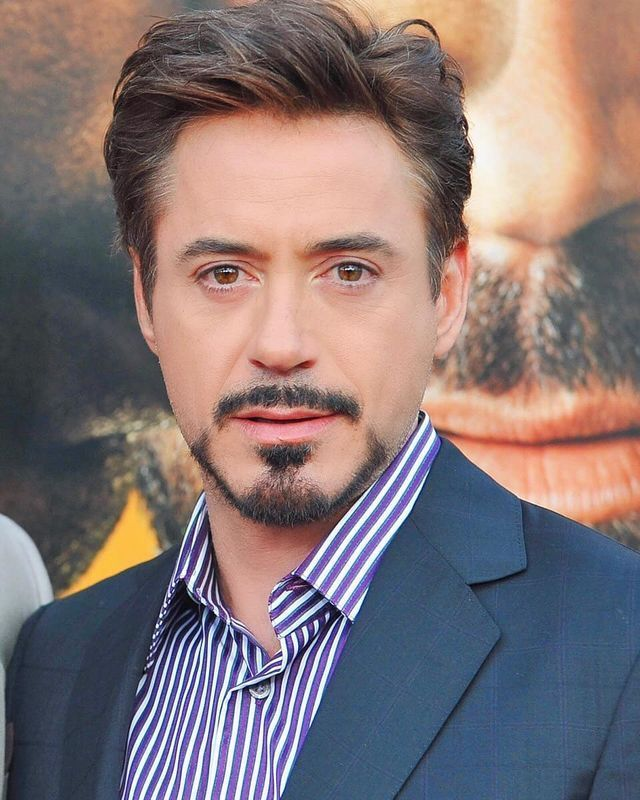
#> input picture Robert.jpg, 640 x 800 px
$ python -i caricatura.py   (imports and definitions only)   (older library calls are emulated)
#> lines starting #> are read from the running program, lines starting #| are printed output that depends on the picture
#> further down, picture is the input picture: shape (800, 640, 3); mean B, G, R 117.7, 116.4, 131.8
import cv2
import numpy as np
import random
import mediapipe as mp

# ---------------------------
# Configuración MediaPipe
# ---------------------------
mp_face_mesh = mp.solutions.face_mesh
# >>> CAMBIO: landmarks más estables con refine_landmarks y leves umbrales de confianza
# [6 lines that did not run here, left out]

# [10 lines left out: function get_landmarks, not called in this run]

# >>> CAMBIO: utilidad pequeña para normalizar por escala facial
def interpupillary(lm):
    # puntos laterales de los ojos: 33 y 263 (FaceMesh 468)
    return float(np.linalg.norm(lm[33] - lm[263])) + 1e-6

# [113 lines left out: functions draw_landmarks_points, warp_image, apply_effects_caricature, compute_fitness_caricature, not called in this run]

# >>> CAMBIO: componente de nitidez (Tenengrad/Sobel) para premiar bordes limpios
def edge_nitidez_score(img):
    gray = cv2.cvtColor(img, cv2.COLOR_BGR2GRAY)
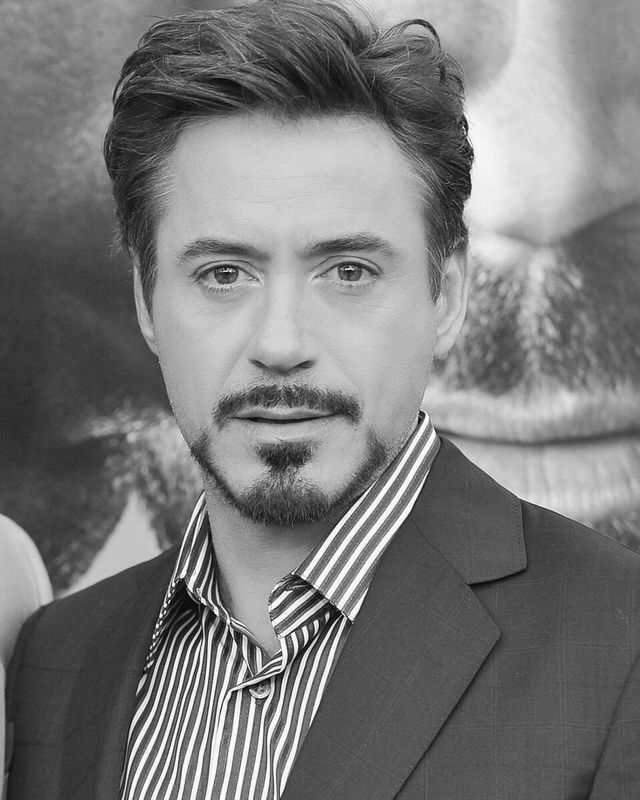
#> gray: shape (800, 640); min 1, max 255, mean 121.1
    gray = cv2.GaussianBlur(gray, (3, 3), 0)
    gx = cv2.Sobel(gray, cv2.CV_32F, 1, 0, ksize=3)
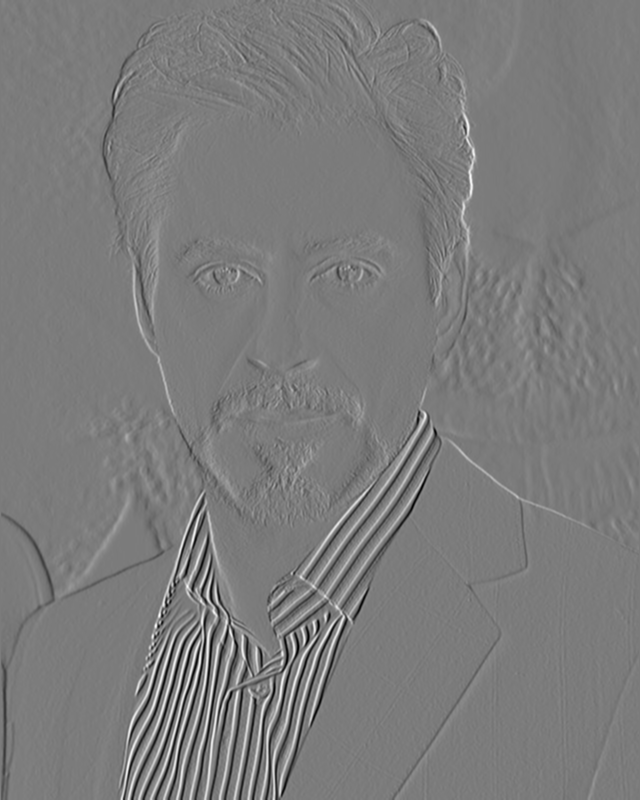
#> gx: shape (800, 640) float32; min -590, max 624, mean 0; drawn with min black and max white
    gy = cv2.Sobel(gray, cv2.CV_32F, 0, 1, ksize=3)
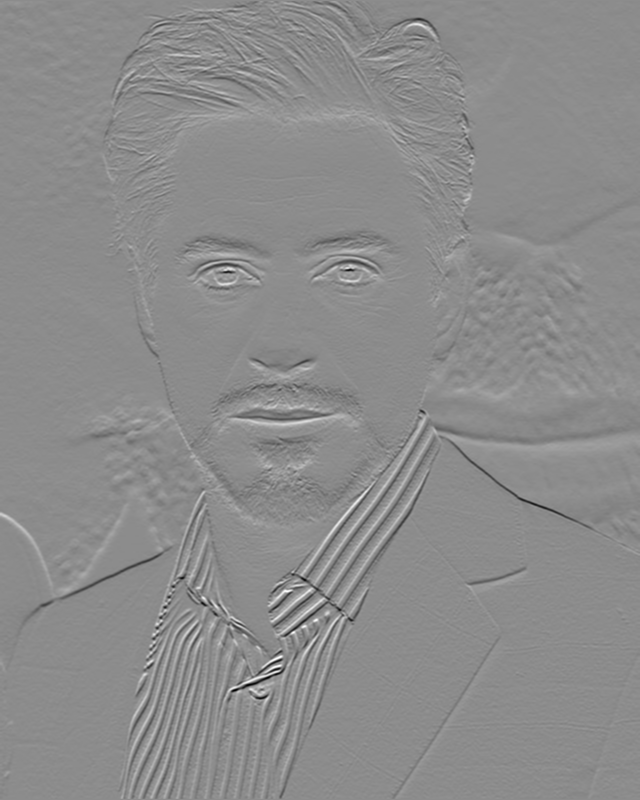
#> gy: shape (800, 640) float32; min -612, max 501, mean -0.7; drawn with min black and max white
    mag2 = gx * gx + gy * gy
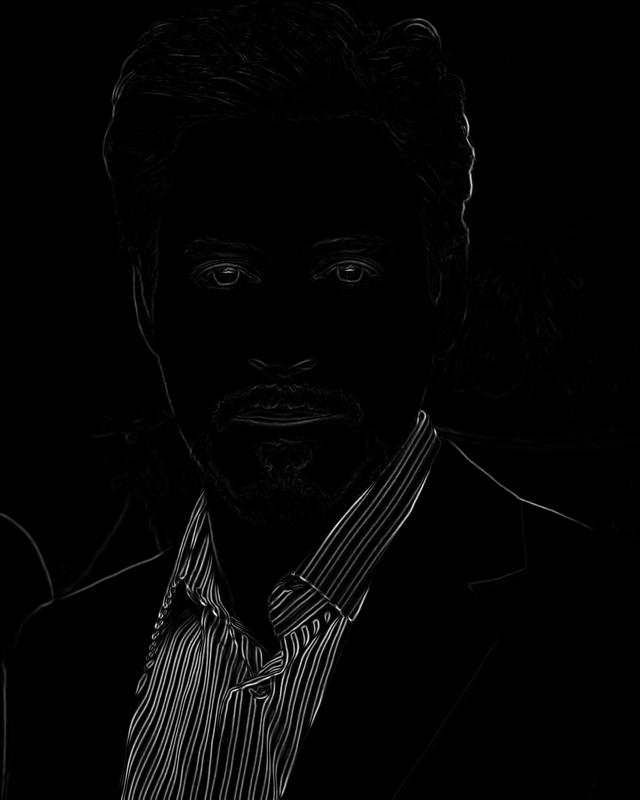
#> mag2: shape (800, 640) float32; min 0, max 419396, mean 8235.1; drawn with min black and max white
    s = float(np.mean(mag2)) / (255.0 * 255.0)
#> s = 0.127
    # compresión suave a [0,1]
    return float(np.tanh(3.0 * s))

# ---------------------------
# Algoritmo Genético
# ---------------------------
# [80 lines left out: functions initialize_population, tournament_selection, arithmetic_crossover, mutate, genetic_algorithm_caricature, resize_image_keep_ratio, not called in this run]


# ---------------------------
# Ejecutar
# ---------------------------
# [26 lines not run here, left out]

>>> import cv2
>>> picture = cv2.imread('Robert.jpg')
>>> result = edge_nitidez_score(picture)
#> result = 0.363

$ run again, on V2.jpg
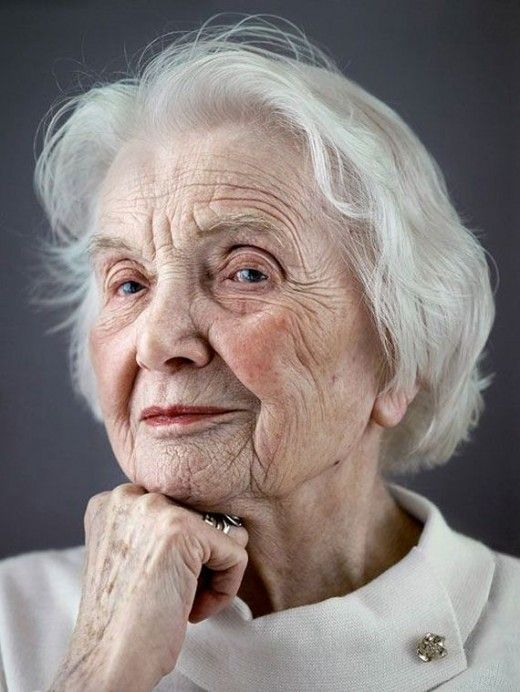
#> input picture V2.jpg, 520 x 692 px
#> picture is the input picture: shape (692, 520, 3); mean B, G, R 126.6, 129.4, 139.2
#> in edge_nitidez_score, `gy = cv2.Sobel(gray, cv2.CV_32F, 0, 1, ksize=3)`:
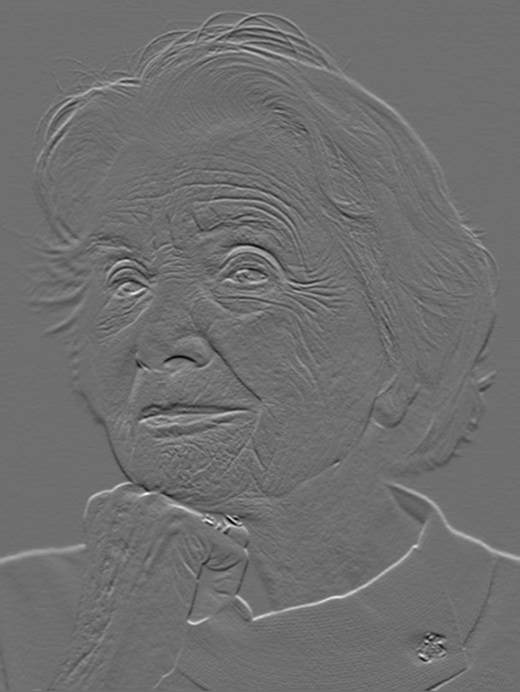
#> gy: shape (692, 520) float32; min -391, max 507, mean 1.2; drawn with min black and max white
#> in edge_nitidez_score, `mag2 = gx * gx + gy * gy`:
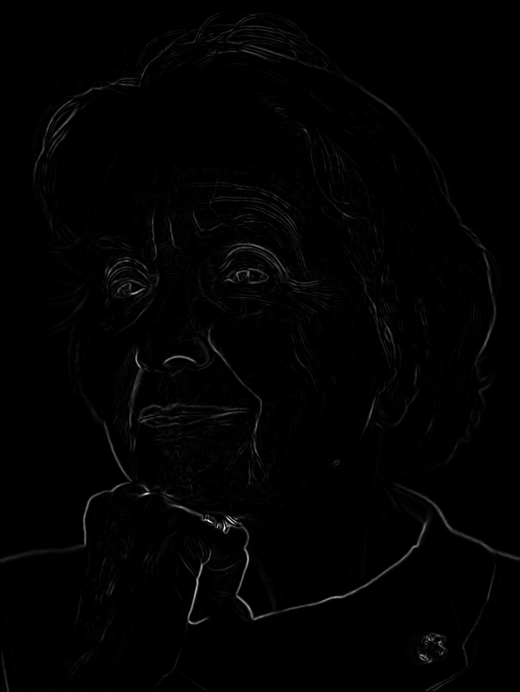
#> mag2: shape (692, 520) float32; min 0, max 311560, mean 3033.9; drawn with min black and max white
#> s = 0.0467
#> result = 0.139

$ run again, on maluma.jpg
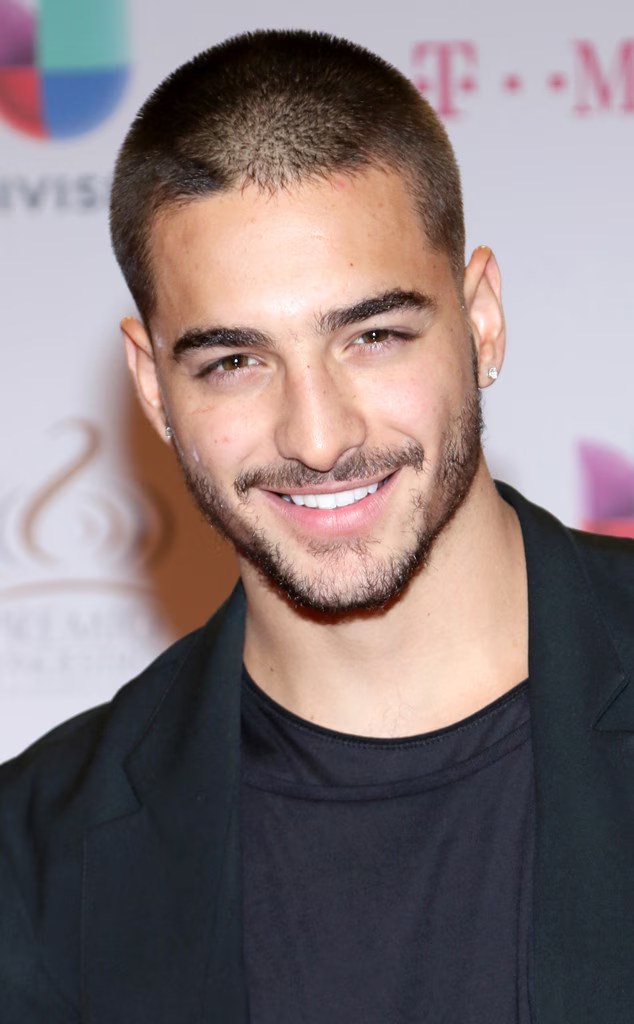
#> input picture maluma.jpg, 634 x 1024 px
#> picture is the input picture: shape (1024, 634, 3); mean B, G, R 121.6, 119.6, 133
#> in edge_nitidez_score, `gy = cv2.Sobel(gray, cv2.CV_32F, 0, 1, ksize=3)`:
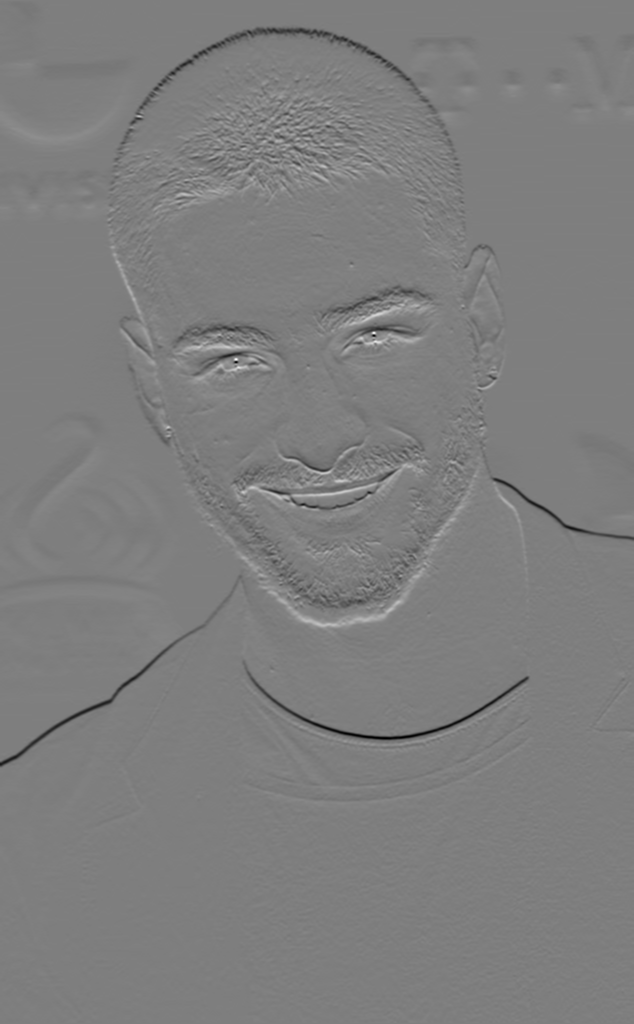
#> gy: shape (1024, 634) float32; min -486, max 492, mean -1.1; drawn with min black and max white
#> in edge_nitidez_score, `mag2 = gx * gx + gy * gy`:
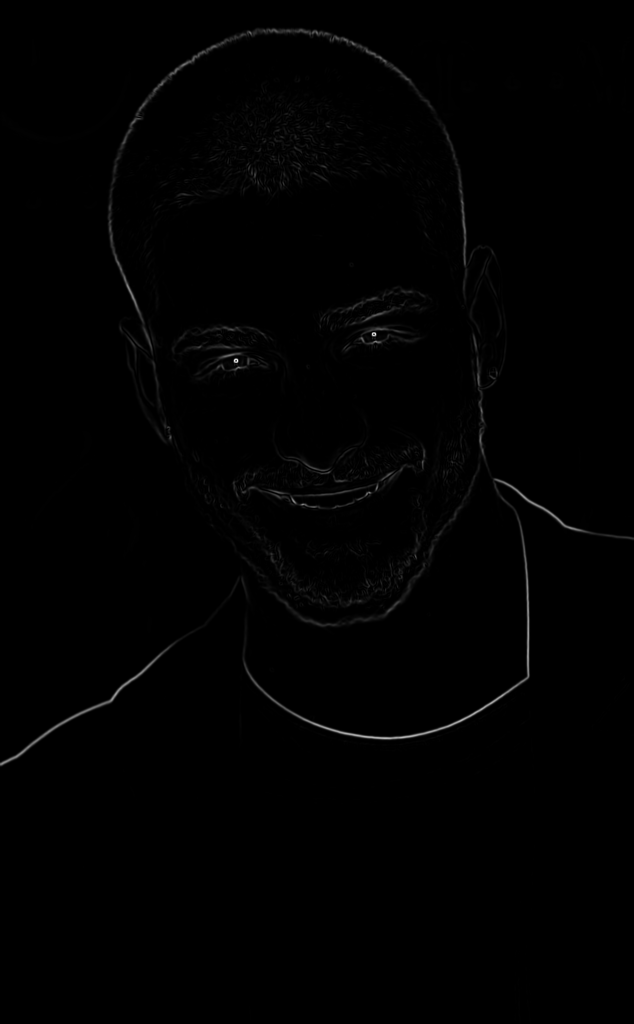
#> mag2: shape (1024, 634) float32; min 0, max 331552, mean 1888.2; drawn with min black and max white
#> s = 0.029
#> result = 0.0869
